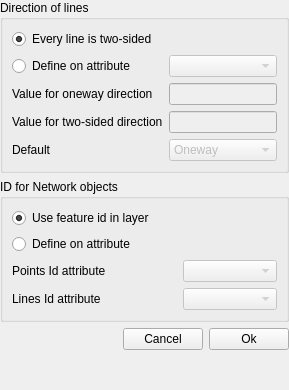
         <widget class="QWidget" name="stackedWidgetPage2">
          <layout class="QGridLayout" name="gridLayout_7">
           <property name="leftMargin">
            <number>0</number>
           </property>
           <property name="topMargin">
            <number>0</number>
           </property>
           <property name="rightMargin">
            <number>0</number>
           </property>
           <property name="bottomMargin">
            <number>0</number>
           </property>
           <item row="2" column="1">
            <layout class="QHBoxLayout" name="horizontalLayout">
             <property name="leftMargin">
              <number>0</number>
             </property>
             <property name="topMargin">
              <number>0</number>
             </property>
             <item>
              <widget class="QPushButton" name="pushButton_settingsCancel">
               <property name="text">
                <string>Cancel</string>
               </property>
              </widget>
             </item>
             <item>
              <widget class="QPushButton" name="pushButton_settingsOk">
               <property name="text">
                <string>Ok</string>
               </property>
              </widget>
             </item>
            </layout>
           </item>
           <item row="0" column="0" colspan="2">
            <widget class="QGroupBox" name="groupBox">
             <property name="title">
              <string>Direction of lines</string>
             </property>
             <layout class="QGridLayout" name="gridLayout_8">
              <item row="4" column="0">
               <widget class="QLabel" name="label_3">
                <property name="text">
                 <string>Default</string>
                </property>
               </widget>
              </item>
              <item row="4" column="1">
               <widget class="QComboBox" name="comboBox_direction">
                <property name="enabled">
                 <bool>false</bool>
                </property>
                <item>
                 <property name="text">
                  <string>Oneway</string>
                 </property>
                </item>
                <item>
                 <property name="text">
                  <string>Two-sided</string>
                 </property>
                </item>
               </widget>
              </item>
              <item row="2" column="1">
               <widget class="QLineEdit" name="lineEdit_oneway">
                <property name="enabled">
                 <bool>false</bool>
                </property>
               </widget>
              </item>
              <item row="3" column="1">
               <widget class="QLineEdit" name="lineEdit_twoSide">
                <property name="enabled">
                 <bool>false</bool>
                </property>
               </widget>
              </item>
              <item row="0" column="0">
               <widget class="QRadioButton" name="radioButton_2sided">
                <property name="enabled">
                 <bool>true</bool>
                </property>
                <property name="text">
                 <string>Every line is two-sided</string>
                </property>
                <property name="checked">
                 <bool>true</bool>
                </property>
               </widget>
              </item>
              <item row="2" column="0">
               <widget class="QLabel" name="label">
                <property name="text">
                 <string>Value for oneway direction</string>
                </property>
               </widget>
              </item>
              <item row="1" column="1">
               <widget class="QgsFieldComboBox" name="mFieldComboBox_Oneway">
                <property name="enabled">
                 <bool>false</bool>
                </property>
               </widget>
              </item>
              <item row="1" column="0">
               <widget class="QRadioButton" name="radioButton_2sided_2">
                <property name="text">
                 <string>Define on attribute</string>
                </property>
               </widget>
              </item>
              <item row="3" column="0">
               <widget class="QLabel" name="label_5">
                <property name="text">
                 <string>Value for two-sided direction</string>
                </property>
               </widget>
              </item>
             </layout>
            </widget>
           </item>
           <item row="4" column="0" colspan="2">
            <spacer name="verticalSpacer">
             <property name="orientation">
              <enum>Qt::Vertical</enum>
             </property>
             <property name="sizeHint" stdset="0">
              <size>
               <width>20</width>
               <height>40</height>
              </size>
             </property>
            </spacer>
           </item>
           <item row="1" column="0" colspan="2">
            <widget class="QGroupBox" name="groupBox_2">
             <property name="title">
              <string>ID for Network objects</string>
             </property>
             <layout class="QGridLayout" name="gridLayout_10">
              <item row="5" column="1">
               <widget class="QgsFieldComboBox" name="mFieldComboBox_LineAttrId">
                <property name="enabled">
                 <bool>false</bool>
                </property>
                <property name="sizePolicy">
                 <sizepolicy hsizetype="Preferred" vsizetype="Fixed">
                  <horstretch>0</horstretch>
                  <verstretch>0</verstretch>
                 </sizepolicy>
                </property>
               </widget>
              </item>
              <item row="2" column="0">
               <widget class="QRadioButton" name="radioButton_idVal2">
                <property name="sizePolicy">
                 <sizepolicy hsizetype="Fixed" vsizetype="Fixed">
                  <horstretch>0</horstretch>
                  <verstretch>0</verstretch>
                 </sizepolicy>
                </property>
                <property name="minimumSize">
                 <size>
                  <width>165</width>
                  <height>0</height>
                 </size>
                </property>
                <property name="text">
                 <string>Define on attribute</string>
                </property>
               </widget>
              </item>
              <item row="1" column="0">
               <widget class="QRadioButton" name="radioButton_idVal1">
                <property name="enabled">
                 <bool>true</bool>
                </property>
                <property name="sizePolicy">
                 <sizepolicy hsizetype="Fixed" vsizetype="Fixed">
                  <horstretch>0</horstretch>
                  <verstretch>0</verstretch>
                 </sizepolicy>
                </property>
                <property name="minimumSize">
                 <size>
                  <width>165</width>
                  <height>0</height>
                 </size>
                </property>
                <property name="text">
                 <string>Use feature id in layer</string>
                </property>
                <property name="checked">
                 <bool>true</bool>
                </property>
               </widget>
              </item>
              <item row="5" column="0">
               <widget class="QLabel" name="label_6">
                <property name="sizePolicy">
                 <sizepolicy hsizetype="Fixed" vsizetype="Preferred">
                  <horstretch>0</horstretch>
                  <verstretch>0</verstretch>
                 </sizepolicy>
                </property>
                <property name="minimumSize">
                 <size>
                  <width>165</width>
                  <height>0</height>
                 </size>
                </property>
                <property name="text">
                 <string>Lines Id attribute</string>
                </property>
               </widget>
              </item>
              <item row="3" column="0">
               <widget class="QLabel" name="label_7">
                <property name="sizePolicy">
                 <sizepolicy hsizetype="Fixed" vsizetype="Minimum">
                  <horstretch>0</horstretch>
                  <verstretch>0</verstretch>
                 </sizepolicy>
                </property>
                <property name="minimumSize">
                 <size>
                  <width>165</width>
                  <height>0</height>
                 </size>
                </property>
                <property name="text">
                 <string>Points Id attribute</string>
                </property>
               </widget>
              </item>
              <item row="3" column="1">
               <widget class="QgsFieldComboBox" name="mFieldComboBox_PointAttrId">
                <property name="enabled">
                 <bool>false</bool>
                </property>
                <property name="sizePolicy">
                 <sizepolicy hsizetype="Preferred" vsizetype="Fixed">
                  <horstretch>0</horstretch>
                  <verstretch>0</verstretch>
                 </sizepolicy>
                </property>
               </widget>
              </item>
             </layout>
            </widget>
           </item>
          </layout>
         </widget>
